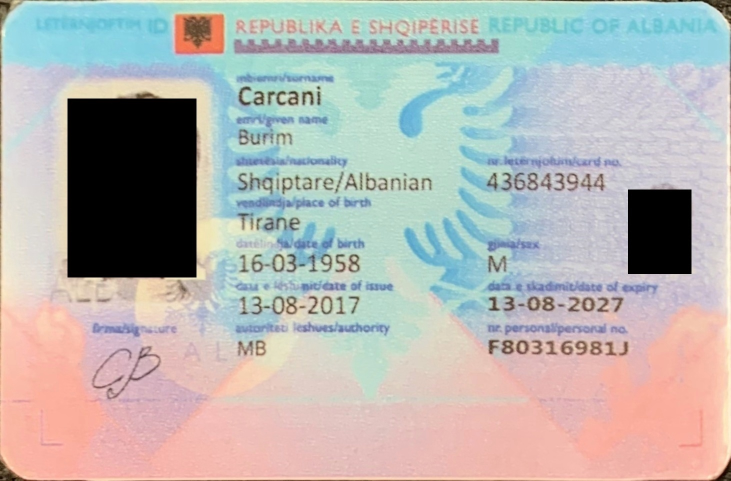
#> input picture training/template_samples/Template 0.jpg, 1461 x 962 px (shown at 1/2 size); its folder holds 4 pictures in this run
$ python temp.py
#> lines starting #> are read from the running program, lines starting #| are printed output that depends on the picture
### training/utils/processing.py
"""Image loading, perspective crops, and edge-based document refinement.

Images use RGB channel order; corner arrays have shape (4, 2) with (x, y) pairs.
Perspective transform adapted from:
https://github.com/KMKnation/Four-Point-Invoice-Transform-with-OpenCV/blob/master/four_point_object_extractor.py
"""

from itertools import combinations

import cv2
import numpy as np
from PIL import Image
from typing import Optional


def load_image(image_path, image_size: Optional[tuple[int, int]] = None):
    """Load an RGB image and resize to (width, height) if provided."""
    with Image.open(image_path) as image:
#> image is the input picture: PIL image 1461x962 RGB; mean R, G, B 182, 179.7, 176.8
        if image_size is not None:
            return np.array(image.convert('RGB').resize(image_size))
        return np.array(image.convert('RGB'))


# [11 lines left out: function order_points, not called in this run]


def four_point_transform(image, pts):
    """Warp a quadrilateral into a rectangle; reject degenerate corners."""
    return four_point_transform_with_matrix(image, pts)[0]


# [63 lines left out: functions four_point_transform_with_matrix, check_validity, find_contours, get_corners, expand_corners, not called in this run]


def crop_image(raw_image, corners, expand_rate=0.05):
    return crop_image_with_matrix(raw_image, corners, expand_rate)[0]


# [64 lines left out: functions crop_image_with_matrix, resize_transform, map_points, extract_card, auto_canny, find_intersections, not called in this run]


def apply_mask(image, mask):
    return cv2.bitwise_and(image, image, mask=mask)


# [77 lines left out: functions draw_lines, get_lines, document_detect, document_corners, convert_rec2corners, not called in this run]

### training/temp.py
from detection import *

template_dir = Path('template_samples')
paths = [Path(template_dir) / name for name in os.listdir(template_dir)]
templates = [load_image(path) for path in paths if path.is_file() and path.suffix.lower() in IMAGE_EXTENSIONS]
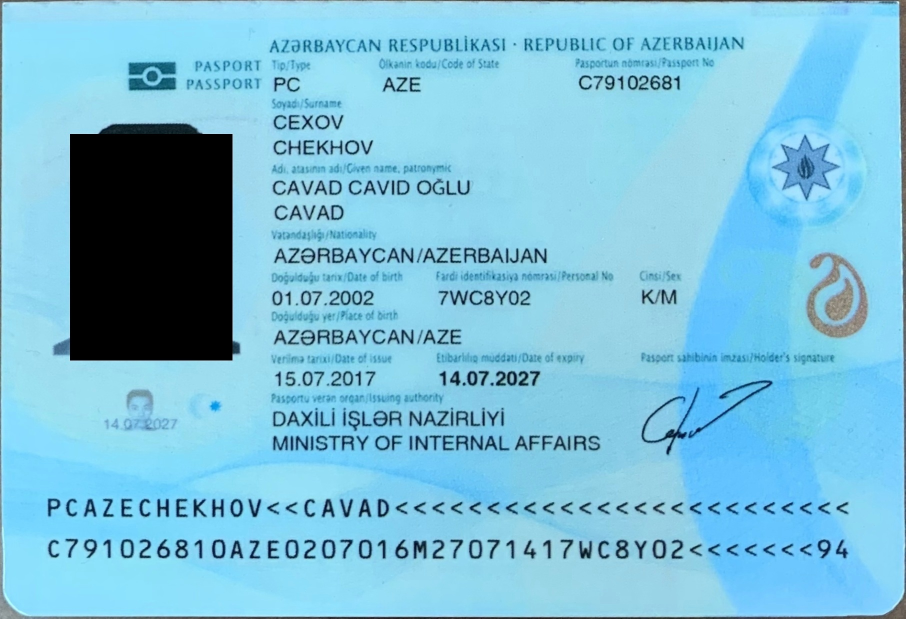
#> input picture training/template_samples/Template 1.jpg, 1811 x 1237 px (shown at 1/2 size)
#> in load_image, image is the input picture: PIL image 1811x1237 RGB; mean R, G, B 122.5, 189.8, 215.6
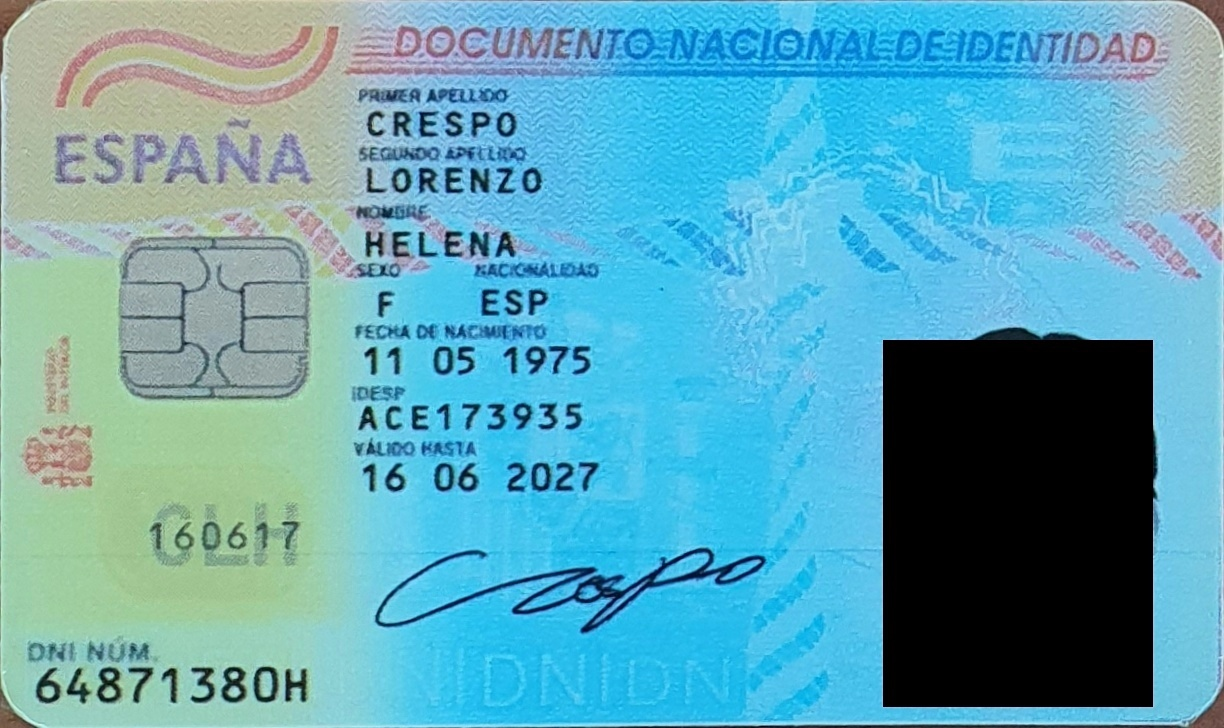
#> input picture training/template_samples/Template 2.jpg, 1224 x 728 px
#> in load_image, image is the input picture: PIL image 1224x728 RGB; mean R, G, B 95.5, 164.1, 180.7
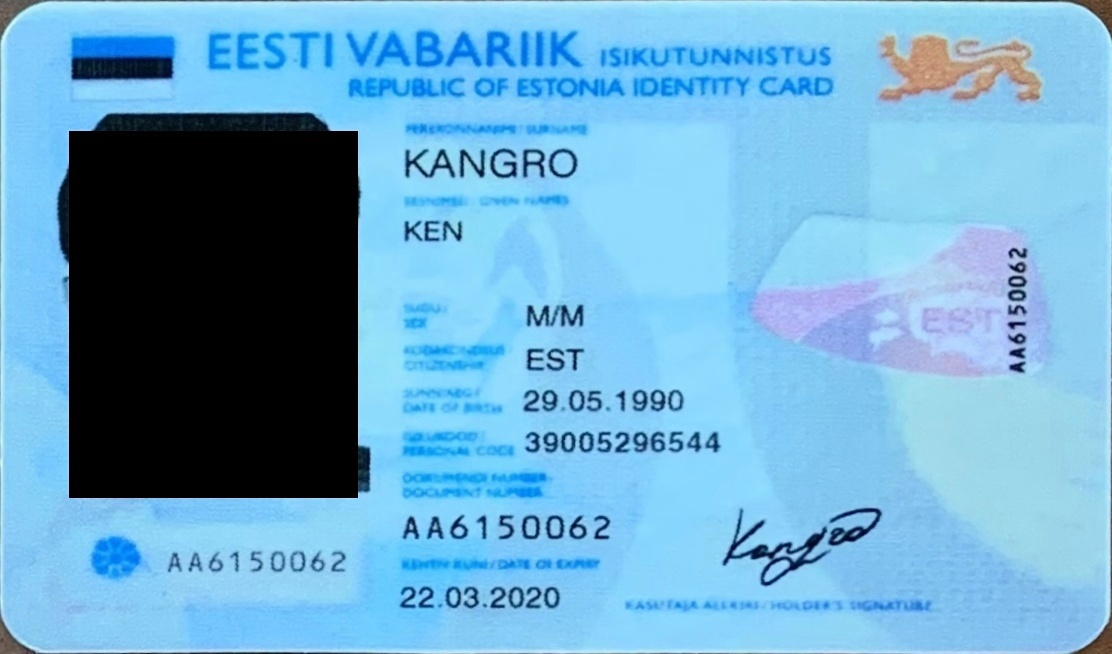
#> input picture training/template_samples/Template 3.jpg, 1112 x 654 px
#> in load_image, image is the input picture: PIL image 1112x654 RGB; mean R, G, B 108.6, 168.1, 203.1
#> templates = 4 items

os.makedirs('rgb_templates', exist_ok=True)
for path, template in zip(paths, templates):
    print(f"Template: {path.name}, shape: {template.shape}")
    cv2.imwrite(f'rgb_templates/{path.name}', template)
#> this loop made 4 passes
#| Template: Template 0.jpg, shape: (962, 1461, 3)
#| Template: Template 1.jpg, shape: (1237, 1811, 3)
#| Template: Template 2.jpg, shape: (728, 1224, 3)
#| Template: Template 3.jpg, shape: (654, 1112, 3)
